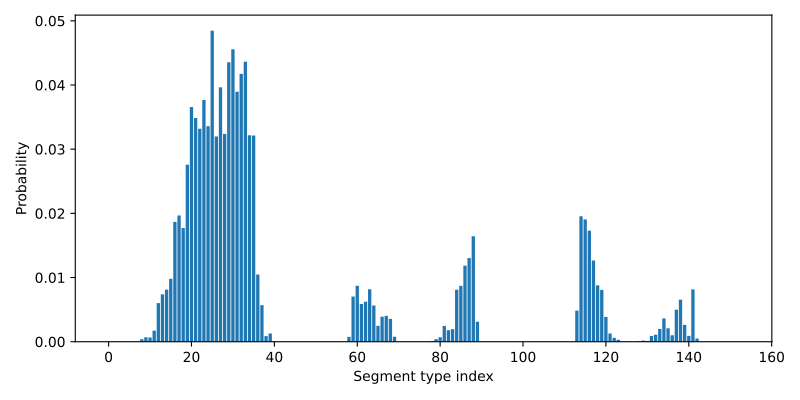

Source code (Python):
from importlib.resources import files
from cosmolayer.sac import Component
from matplotlib import pyplot as plt
path = files("cosmolayer.data") / "C=C(N)O.cosmo"
component = Component(path)
fig, ax = plt.subplots(figsize=(8, 4))
log_p = component.get_log_probabilities()
_ = ax.bar(range(len(log_p)), np.exp(log_p))
_ = ax.set_xlabel("Segment type index")
_ = ax.set_ylabel("Probability")
fig.tight_layout()
